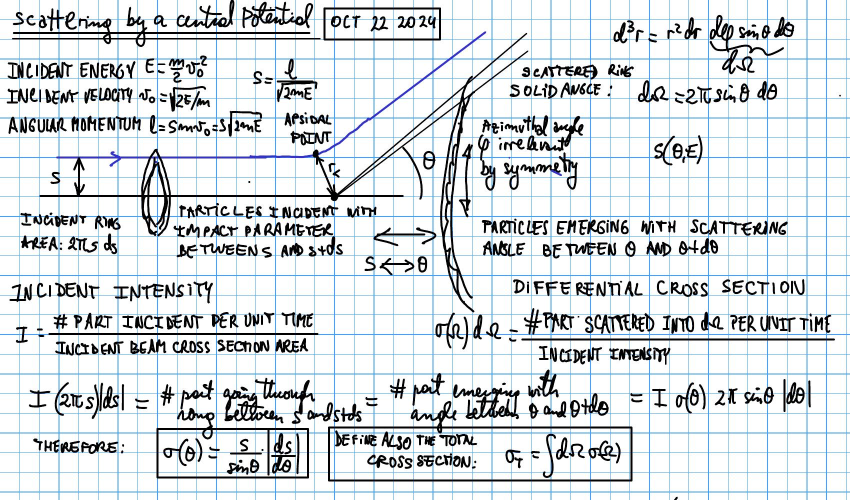
#> input picture Castillo_AI_TA_Project/Organized_Notes/hc6001_scattering_hamiltonian/blocks/block_001/image.png, 1700 x 1000 px (shown at 1/2 size); its folder holds only this picture in this run
$ python check_contrast.py --images ../../../Organized_Notes/hc6001_scattering_hamiltonian/blocks/block_001
#> lines starting #> are read from the running program, lines starting #| are printed output that depends on the picture
#!/usr/bin/env python3
"""
Measure WCAG contrast where this pipeline can actually lose it.

Two jobs, because the deliverable has two kinds of visual content:

  images   ink-versus-background on each figure crop. These stay raster, so
           they inherit whatever contrast pencil-on-paper had. WCAG 1.4.11
           wants non-text indicators at >= 3:1.
  pdf      the colour every text run is actually painted in, against the page.
           WCAG 1.4.3 wants text at >= 4.5:1. Link colours are the usual
           offender -- hyperref's defaults do not reliably clear it.

    python3 check_contrast.py --images FIG_DIR [--fix OUTDIR]
    python3 check_contrast.py --pdf DOC.pdf

--fix raises any crop under 3:1 by a levels stretch on the ink channel and
writes the result to OUTDIR, reporting before/after. It never redraws: the
strokes are the source strokes, only their tone changes.
"""

import argparse
import glob
import json
import os
import sys
from collections import Counter

import numpy as np
from PIL import Image


def rel_luminance(rgb):
    """WCAG relative luminance from 0-255 sRGB."""
    c = np.asarray(rgb, dtype=np.float64) / 255.0
    c = np.where(c <= 0.04045, c / 12.92, ((c + 0.055) / 1.055) ** 2.4)
    return 0.2126 * c[..., 0] + 0.7152 * c[..., 1] + 0.0722 * c[..., 2]


def ratio(l1, l2):
    a, b = max(l1, l2), min(l1, l2)
    return (a + 0.05) / (b + 0.05)


def ink_layers(a):
    """Split a crop into its pen layers plus the printed ruling.

    The discriminator between cyan ruling and blue pen is GREEN, not blue:
    the ruling is cyan (G-R ~ +95), the pen is violet (G-R ~ +12). Filtering
    on "not much bluer than red" drops the blue pen and the red strike-through
    with it.
    """
    R, G, B = a[..., 0], a[..., 1], a[..., 2]
    mx, mn = a.max(axis=2), a.min(axis=2)
    dark = mx < 235
    ruling = dark & ((B - R) >= 45) & ((G - R) >= 60)
    red = dark & ((R - G) > 60) & ((R - B) > 60)
    # Guard blue on GREEN as well, mirroring the segmentation mask. Testing
    # only "bluer than its own minimum" admits anti-aliased ruling that just
    # missed the ruling test, which then appears as a blue-pen layer of a
    # couple of hundred pixels in figures that contain no blue pen at all.
    blue = dark & ~ruling & ~red & ((B - R) >= 45) & ((G - R) < 30)
    black = dark & ~ruling & ~red & ~blue
    return {"black pen": black, "blue pen": blue,
            "red pen": red, "printed ruling": ruling}


def measure_image(path, min_px=500):
    """Each ink layer's tone against the paper it sits on.

    A single ink figure hides the layer that fails. Black pen on white is
    ~21:1 and masks a blue stroke at half that, so one number reads as a clean
    pass whatever else is on the page. Measure the layers separately and let
    the worst one decide.
    """
    a = np.asarray(Image.open(path).convert("RGB"), dtype=np.float64)
    lum = rel_luminance(a)
    bg = float(np.quantile(lum.ravel(), 0.90))
    layers, worst = {}, None
    for name, mask in ink_layers(a).items():
        n = int(mask.sum())
        if n < min_px:
            continue
        # A crumb of anti-aliased ruling that missed the ruling test can
        # register as a "blue pen" layer of a figure that has none. Ignore a
        # named pen layer that is under 2% of all dark pixels when another
        # pen layer is already present -- 1.6% of the pixels is not a stroke.
        dark_n = int((lum < (bg * 0.75)).sum()) if bg else 0
        if (name != "printed ruling" and dark_n and n < 0.02 * dark_n
                and n < 5000):
            continue
        # Report the layer's REPRESENTATIVE colour, not its darkest tail. A
        # stroke is anti-aliased, so its 2nd-percentile pixel is far darker
        # than the ink a reader actually sees and flatters the ratio; the
        # median pixel is the stroke's real tone.
        px = a[mask.astype(bool)]
        rep = tuple(int(v) for v in np.median(px, axis=0))
        l = float(rel_luminance(np.array(rep, dtype=np.float64)))
        r = round(ratio(bg, l), 2)
        layers[name] = {"px": n, "representative_rgb": rep,
                        "luminance": round(l, 4), "ratio": r,
                        "darkest_2pct_ratio": round(
                            ratio(bg, float(np.quantile(lum[mask], 0.02))), 2)}
        # The verdict is about the drawing. Printed graph-paper ruling is not
        # content a reader needs, so it is measured and reported but excluded
        # from the worst-layer verdict -- stated here rather than left implicit.
        if name != "printed ruling" and (worst is None or r < worst[1]):
            worst = (name, r)

    # Two ink layers separable only by hue vanish into one another in
    # greyscale or in print. That is WCAG 1.4.1: if colour is the only thing
    # telling two objects apart, the text has to say which is which.
    pens = {k: v for k, v in layers.items() if k != "printed ruling"}
    names = sorted(pens)
    pairs = {f"{names[i]} vs {names[j]}":
             round(ratio(pens[names[i]]["luminance"], pens[names[j]]["luminance"]), 2)
             for i in range(len(names)) for j in range(i + 1, len(names))}

    return {"bg_luminance": round(bg, 4),
            "layers": layers,
            "ratio": worst[1] if worst else round(ratio(bg, 0.0), 2),
            "worst_layer": worst[0] if worst else None,
            "greyscale_separation": pairs}


# [48 lines left out: functions boost, measure_pdf, not called in this run]


def main():
    ap = argparse.ArgumentParser()
    ap.add_argument("--images")
    ap.add_argument("--pdf")
    ap.add_argument("--fix")
    ap.add_argument("--target", type=float, default=3.0)
    ap.add_argument("--json")
    a = ap.parse_args()
    out = {}

    if a.images:
        rows = []
        if a.fix:
            os.makedirs(a.fix, exist_ok=True)
        print(f"=== figure crops (WCAG 1.4.11 non-text: >= {a.target}:1) ===")
        for f in sorted(glob.glob(os.path.join(a.images, "*.png"))):
            m = measure_image(f)
#> in rel_luminance, `c = np.where(c <= 0.04045, c / 12.92, ((c + 0.055) / 1.055) ** 2.4)`:
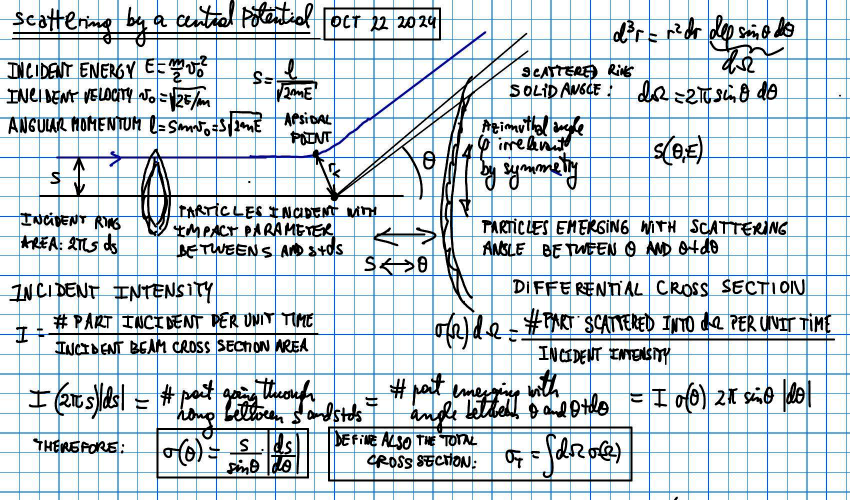
#> c: shape (1000, 1700, 3) float64 (shown at 1/2 size); mean R, G, B 0.8, 0.831, 0.845
#> in rel_luminance, `return 0.2126 * c[..., 0] + 0.7152 * c[..., 1] + 0.0722 * c[..., 2]`:
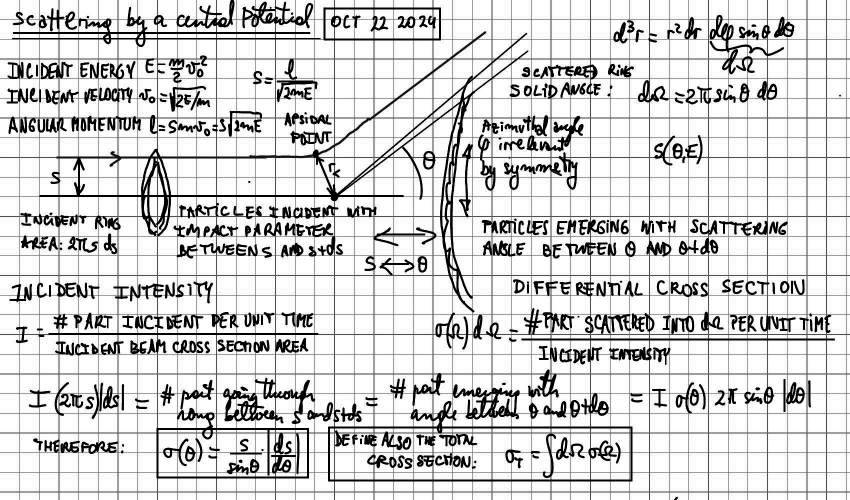
#> returned value: shape (1000, 1700) float64 (shown at 1/2 size); min 0, max 1, mean 0.826
#> in measure_image, `bg = float(np.quantile(lum.ravel(), 0.90))`: bg = 1
#> in ink_layers, `R, G, B = a[..., 0], a[..., 1], a[..., 2]`:
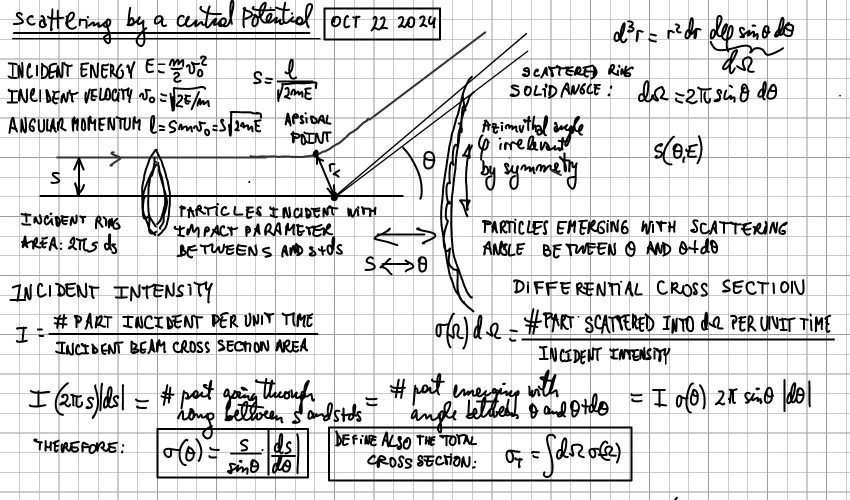
#> G: shape (1000, 1700) float64 (shown at 1/2 size); min 0, max 255, mean 219.4
#> in ink_layers, `R, G, B = a[..., 0], a[..., 1], a[..., 2]`:
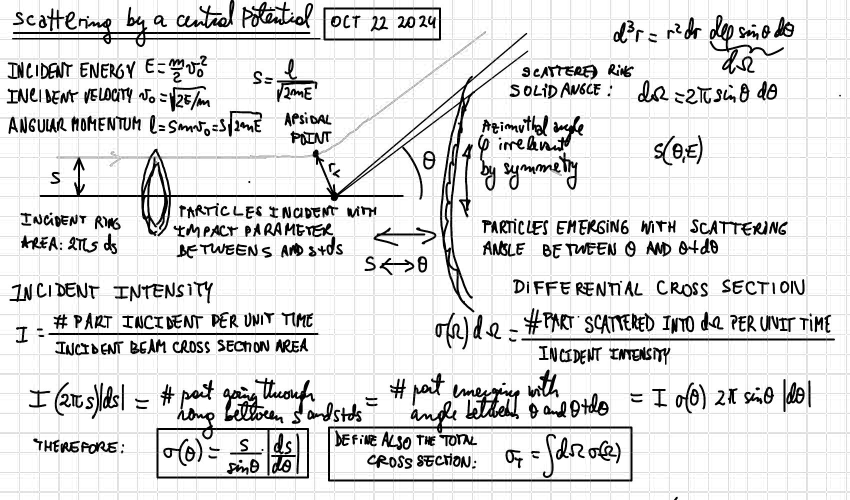
#> B: shape (1000, 1700) float64 (shown at 1/2 size); min 0, max 255, mean 222.4
#> the loop in measure_image, `for name, mask in ink_layers(a).items():` made 4 passes
#> (name, n, rep, c in rel_luminance, l, r, worst) on passes 1 to 2: ('black pen', 284458, (10, 10, 14), [0.00304, 0.00304, 0.00439], 0.00313, 19.76, ('black pen', 19.76)), ('blue pen', 12055, (112, 135, 179), [0.162, 0.242, 0.451], 0.24, 3.62, ('blue pen', 3.62))
#> (name, n) on pass 3: ('red pen', 0)
#> after the loop in measure_image, `for name, mask in ink_layers(a).items():`: layers = 3 items
#> in measure_image, `pens = {k: v for k, v in layers.items() if k != "printed ruling"}`: pens = 2 items
#> in measure_image, `names = sorted(pens)`: names = ['black pen', 'blue pen']
#> in measure_image, `pairs = {f"{names[i]} vs {names[j]}": round(ratio(pens[names[i]]["lumi..`: pairs = {'black pen vs blue pen': 5.47}
#> m = 5 items
            row = {"file": os.path.basename(f), **m}
            if a.fix:
                dst = os.path.join(a.fix, os.path.basename(f))
                b, af, changed = boost(f, dst, a.target)
                if not changed:
                    Image.open(f).save(dst)
                row["ratio_before"], row["ratio_after"] = b, af
                row["adjusted"] = changed
            rows.append(row)
            flag = "OK " if m["ratio"] >= a.target else "LOW"
#> flag = 'OK '
            extra = (f"  -> {row['ratio_after']}:1 (adjusted)"
                     if a.fix and row.get("adjusted") else "")
#> extra = ''
            layers = " ".join(f"{k.split()[0]}{v['representative_rgb']}={v['ratio']}"
                              for k, v in m["layers"].items())
            print(f"  [{flag}] {row['file']:32s} worst {m['ratio']:6.2f}:1"
                  f"  ({m['worst_layer']}){extra}")
#|   [OK ] image.png                        worst   3.62:1  (blue pen)
            print(f"        layers: {layers}")
#|         layers: black(10, 10, 14)=19.76 blue(112, 135, 179)=3.62 printed(85, 157, 225)=2.88
            for pair, r in m["greyscale_separation"].items():
                if r < 3.0:
                    print(f"        COLOUR-ONLY RISK: {pair} separate by only "
                          f"{r}:1 in greyscale -- name the difference in words")
#> this loop made 1 pass
#> (pair, r) on pass 1: ('black pen vs blue pen', 5.47)
        out["images"] = rows
        out["verdict_excludes"] = (
            "printed ruling -- the pre-printed graph-paper grid. It is not "
            "content a reader needs in order to understand the drawing, so it "
            "is excluded from the WCAG 1.4.11 verdict, but it is measured and "
            "its ratio is reported so the exclusion is visible rather than "
            "silent.")
        low = [r for r in rows if (r.get("ratio_after") or r["ratio"]) < a.target]
#> low = []
        print(f"  lowest: {min(r.get('ratio_after') or r['ratio'] for r in rows):.2f}:1"
              f"   below target: {len(low)}")
#|   lowest: 3.62:1   below target: 0

    if a.pdf:
        m = measure_pdf(a.pdf)
        out["pdf"] = m
        print(f"\n=== built PDF text colours (WCAG 1.4.3 text: >= 4.5:1) ===")
        for c in m["colors"]:
            flag = "OK " if c["ratio"] >= 4.5 else "LOW"
            print(f"  [{flag}] rgb{c['rgb']}  {c['ratio']:6.2f}:1   {c['chars']} chars")
        if m["lowest"]:
            print(f"  lowest: {m['lowest']['ratio']}:1 on page {m['lowest']['page']}"
                  f"  ({m['lowest']['sample']!r})")

    if a.json:
        json.dump(out, open(a.json, "w"), indent=1)
        print(f"\nwrote {a.json}")


if __name__ == "__main__":
    main()

$ run again, on Castillo_AI_TA_Project/Organized_Notes/hc6001_scattering_hamiltonian/blocks/block_005/image.png
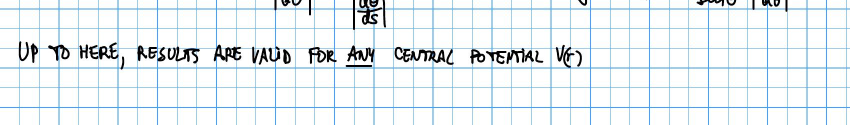
#> input picture Castillo_AI_TA_Project/Organized_Notes/hc6001_scattering_hamiltonian/blocks/block_005/image.png, 1700 x 250 px (shown at 1/2 size)
#> in rel_luminance, `return 0.2126 * c[..., 0] + 0.7152 * c[..., 1] + 0.0722 * c[..., 2]`:
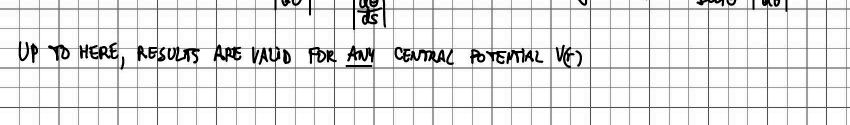
#> returned value: shape (250, 1700) float64 (shown at 1/2 size); min 0, max 1, mean 0.906
#> bg = 1
#> in ink_layers, `R, G, B = a[..., 0], a[..., 1], a[..., 2]`:
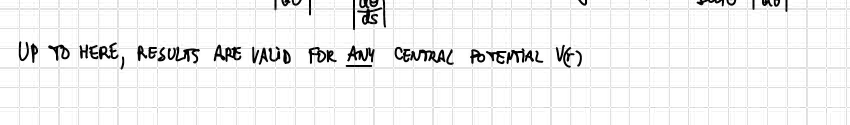
#> B: shape (250, 1700) float64 (shown at 1/2 size); min 0, max 255, mean 241.9
#> the loop in measure_image, `for name, mask in ink_layers(a).items():` made 4 passes
#> (name, n, rep, c in rel_luminance, l, r, worst) on passes 1 to 2: ('black pen', 35866, (104, 149, 185), [0.138, 0.301, 0.485], 0.279, 3.19, ('black pen', 3.19)), ('blue pen', 1103, (121, 147, 181), [0.191, 0.292, 0.462], 0.283, 3.16, ('blue pen', 3.16))
#> after the loop in measure_image, `for name, mask in ink_layers(a).items():`: layers = 3 items
#> pens = 2 items
#> names = ['black pen', 'blue pen']
#> pairs = {'black pen vs blue pen': 1.01}
#> m = 5 items
#> flag = 'OK '
#> extra = ''
#|   [OK ] image.png                        worst   3.16:1  (blue pen)
#|         layers: black(104, 149, 185)=3.19 blue(121, 147, 181)=3.16 printed(86, 156, 224)=2.91
#> the loop in main, `for pair, r in m["greyscale_separation"].items():` made 1 pass
#> (pair, r) on pass 1: ('black pen vs blue pen', 1.01)
#> (printed output is left out)
#> low = []
#|   lowest: 3.16:1   below target: 0

$ run again, on Castillo_AI_TA_Project/Organized_Notes/hc6001_scattering_hamiltonian/blocks/block_006/image.png
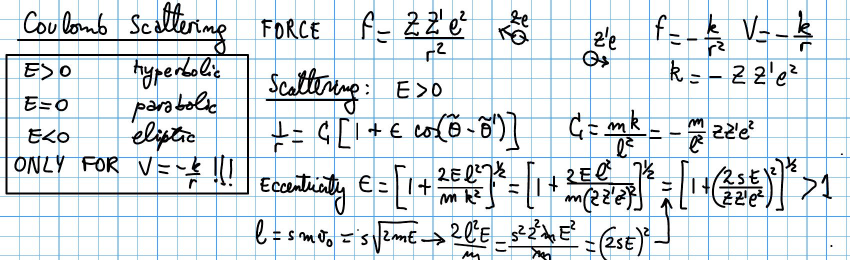
#> input picture Castillo_AI_TA_Project/Organized_Notes/hc6001_scattering_hamiltonian/blocks/block_006/image.png, 1700 x 520 px (shown at 1/2 size)
#> in rel_luminance, `return 0.2126 * c[..., 0] + 0.7152 * c[..., 1] + 0.0722 * c[..., 2]`:
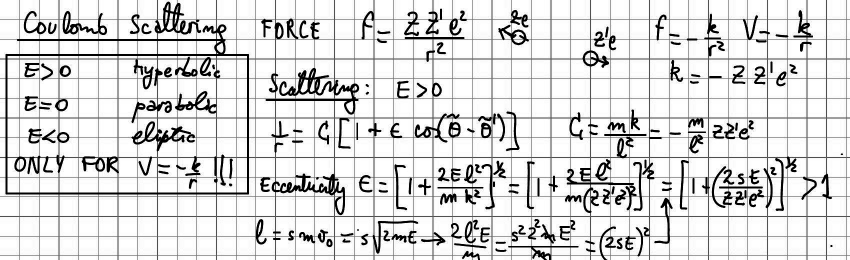
#> returned value: shape (520, 1700) float64 (shown at 1/2 size); min 0, max 1, mean 0.856
#> bg = 1
#> in ink_layers, `R, G, B = a[..., 0], a[..., 1], a[..., 2]`:
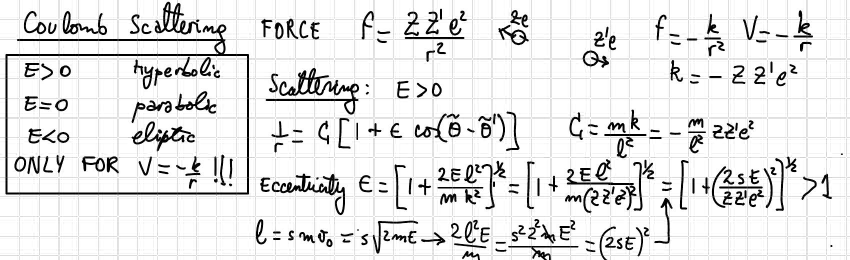
#> B: shape (520, 1700) float64 (shown at 1/2 size); min 0, max 255, mean 229.4
#> the loop in measure_image, `for name, mask in ink_layers(a).items():` made 4 passes
#> (name, n, rep, c in rel_luminance, l, r, worst) on passes 1 to 2: ('black pen', 121353, (15, 15, 23), [0.00478, 0.00478, 0.00857], 0.00505, 19.07, ('black pen', 19.07)), ('blue pen', 3612, (121, 146, 179), [0.191, 0.287, 0.451], 0.279, 3.19, ('blue pen', 3.19))
#> after the loop in measure_image, `for name, mask in ink_layers(a).items():`: layers = 3 items
#> pens = 2 items
#> names = ['black pen', 'blue pen']
#> pairs = {'black pen vs blue pen': 5.97}
#> m = 5 items
#> flag = 'OK '
#> extra = ''
#|   [OK ] image.png                        worst   3.19:1  (blue pen)
#|         layers: black(15, 15, 23)=19.07 blue(121, 146, 179)=3.19 printed(85, 157, 225)=2.88
#> the loop in main, `for pair, r in m["greyscale_separation"].items():` made 1 pass
#> (pair, r) on pass 1: ('black pen vs blue pen', 5.97)
#> low = []
#|   lowest: 3.19:1   below target: 0

$ run again, on Castillo_AI_TA_Project/Organized_Notes/hc6001_scattering_hamiltonian/blocks/block_007/image.png
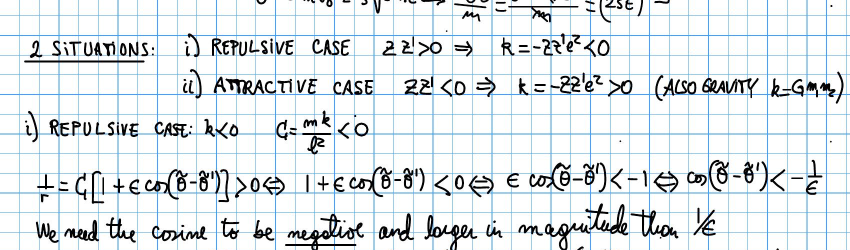
#> input picture Castillo_AI_TA_Project/Organized_Notes/hc6001_scattering_hamiltonian/blocks/block_007/image.png, 1700 x 500 px (shown at 1/2 size)
#> in rel_luminance, `return 0.2126 * c[..., 0] + 0.7152 * c[..., 1] + 0.0722 * c[..., 2]`:
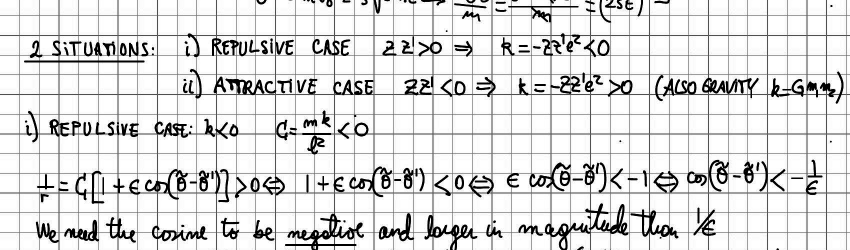
#> returned value: shape (500, 1700) float64 (shown at 1/2 size); min 0, max 1, mean 0.867
#> bg = 1
#> in ink_layers, `R, G, B = a[..., 0], a[..., 1], a[..., 2]`:
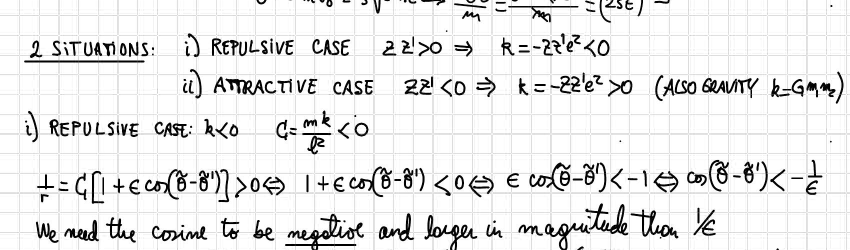
#> B: shape (500, 1700) float64 (shown at 1/2 size); min 0, max 255, mean 232
#> the loop in measure_image, `for name, mask in ink_layers(a).items():` made 4 passes
#> (name, n, rep, c in rel_luminance, l, r, worst) on passes 1 to 2: ('black pen', 107289, (26, 28, 34), [0.0103, 0.0116, 0.016], 0.0117, 17.03, ('black pen', 17.03)), ('blue pen', 3387, (121, 146, 178), [0.191, 0.287, 0.445], 0.278, 3.2, ('blue pen', 3.2))
#> after the loop in measure_image, `for name, mask in ink_layers(a).items():`: layers = 3 items
#> pens = 2 items
#> names = ['black pen', 'blue pen']
#> pairs = {'black pen vs blue pen': 5.32}
#> m = 5 items
#> flag = 'OK '
#> extra = ''
#|   [OK ] image.png                        worst   3.20:1  (blue pen)
#|         layers: black(26, 28, 34)=17.03 blue(121, 146, 178)=3.2 printed(84, 157, 225)=2.88
#> the loop in main, `for pair, r in m["greyscale_separation"].items():` made 1 pass
#> (pair, r) on pass 1: ('black pen vs blue pen', 5.32)
#> low = []
#|   lowest: 3.20:1   below target: 0
